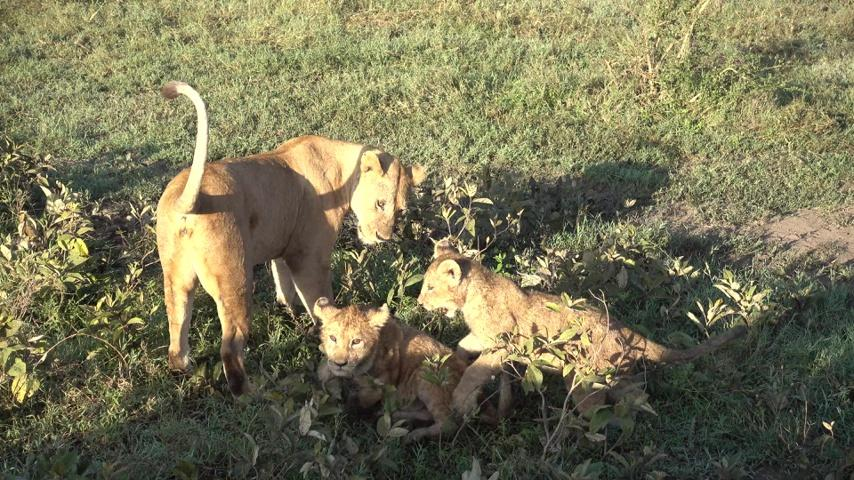
%> input picture img.jpg, 854 x 480 px
$ octave demo.m   (GNU Octave 9; MATLAB toolbox functions it lacks are replaced by stand-ins)
%> lines starting %> are read from the running program, lines starting %| are printed output that depends on the picture
### lucid_dream.m
function [im1, gt1, prev_mask1, im2, gt2, prev_mask2, Flow_B, Flow_F]= lucid_dream(img,gt, consequent_frames)
%   Input:
%    img - image
%    gt  - ground truth segmentation mask
%   Output:
%    im* - synthesized image (im1, im2)
%    gt* - synthesized mask (gt1, gt2)
%    prev_mask* - synthesized previous frame mask for im1, im2 (prev_mask1, prev_mask2)
%    Flow_B, Flow_F - backward and forward optical flow between im1 and im2
%    consequent_frames - 0: generate 1 new image, 1: generate a pair of
%    consequent frames with optical flow
%% inpainting
addpath(genpath('patch-inpainting'));
addpath(genpath('/patch-inpainting/CSH_code'));

%% blending
addpath(genpath('../PoissonEdiitng'));
%% --------------------


if size(img,3)<3
img=cat(3,img,img,img);
end
object_ids=unique(gt); object_ids(1)=[];

%% randomly choose objects to manipulate

  number_of_objects= randsample(numel(object_ids),1);
  possible_combinations = nchoosek(object_ids,number_of_objects);
  mask_object_ids=possible_combinations(randsample(size(possible_combinations,1),1),:);
  mask=double(gt).*double(ismember(gt,mask_object_ids)>0);

%% create inpainted background image
% random augmentation: flipping, illumination change

seg=gt;

% inpainting
  back_img=patch_inpaint(img,imdilate(gt,strel('disk',7)),0);

% paste other objects or not
  if  randsample(2,1)-1
     mask3=cat(3,mask,mask,mask);
     mask3 = imdilate(mask3,strel('disk',2));
     back_img(mask3==0)=img(mask3==0);
  else
      seg(mask==0)=0;
  end

seg_backgr=zeros(size(seg));
seg_backgr(mask==0)=seg(mask==0);

% random flipping
 if  randsample(2,1)-1
    back_img = fliplr(back_img);
    seg_backgr=fliplr(seg_backgr);
 end

% random illumination change
if  randsample(2,1)-1
 back_img=uint8(255*change_illumination(back_img));
end

mask_old=mask;

%% create img_1

if  randsample(2,1)-1 % transform, randomly place & blend
[new_seg, new_img] = spline_transform_multi(img, seg_backgr, mask_old); % transform
mask=double(new_seg).*double(ismember(new_seg,mask_object_ids)>0);
[new_img, new_seg] = blend_mask_multi(seg_backgr, new_img, back_img,mask); % place & blend
else % just randomly place & blend
[new_img, new_seg]=blend_mask_multi(seg_backgr, img, back_img, mask_old);
end
% standard augmentation: scale, rotate, flip, illumination change
[im_1,gt_1,bb_1]= augment_image_mask_illumination_deform_random_img_multi(new_img,new_seg);

im1=im_1;
gt1=uint8(gt_1);
prev_mask1=uint8(1*(bb_1));

if consequent_frames
%% create img_2

% need to decide what's foreground and background
number_of_objects= randsample(numel(object_ids),1);
possible_combinations = nchoosek(object_ids,number_of_objects);
mask_object_ids_fg=possible_combinations(randsample(size(possible_combinations,1),1),:);
mask_fg=double(gt_1).*double(ismember(gt_1,mask_object_ids_fg)>0);% objects to manipulate
mask_bg=double(gt_1).*double(mask_fg==0); % background objects

% inpainting for background img_1
back_img_1=patch_inpaint(im_1,imdilate(gt_1,strel('disk',7)),0);
% pasting background object
back_img_obj_1=back_img_1;
mask3=cat(3,mask_fg,mask_fg,mask_fg);
mask3 = imdilate(mask3,strel('disk',2));
back_img_obj_1(mask3==0)=im_1(mask3==0);

% imshow(im_1)
% figure(2)
% imshow(back_img_1)

% type of deformation
transf_id=randsample(3,1);
if transf_id < 3
% type of foreground transformation
fogr_id=randsample(3,1);
fogr_var=[1,1;1,0;0,1];
fogr=fogr_var(fogr_id,:);
end

if transf_id==1 % foreground and background transformation
[back_img_2, F_Flowb, B_Flowb, back_gt_2]= augment_background(back_img_obj_1, mask_bg,back_img_1); % transform background
[new_seg2, new_img2, new_bb2,  F_Flowf, B_Flowf ] =  augment_foreground(im_1, mask_fg, back_img_2,back_gt_2,fogr(1),fogr(2)); % augment foreground

% generate optical flow
mask_fg2=double(new_seg2).*double(ismember(new_seg2,mask_object_ids_fg)>0);
new_seg3f=cat(3, mask_fg2, mask_fg2);
Flow_B=B_Flowf.*(new_seg3f>0)+B_Flowb.*(new_seg3f<=0);
new_seg3f=cat(3, mask_fg, mask_fg);
Flow_F=F_Flowf.*(new_seg3f>0)+F_Flowb.*(new_seg3f<=0);

elseif transf_id==2 % just foreground transformation
[new_seg2, new_img2, new_bb2,  F_Flowf, B_Flowf ] =  augment_foreground(im_1, mask_fg, back_img_obj_1,mask_bg,fogr(1),fogr(2));
mask_fg2=double(new_seg2).*double(ismember(new_seg2,mask_object_ids_fg)>0);
new_seg3f=cat(3, mask_fg2, mask_fg2);
Flow_B=B_Flowf.*(new_seg3f>0);
new_seg3f=cat(3, mask_fg, mask_fg);
Flow_F=F_Flowf.*(new_seg3f>0);

elseif transf_id==3 % just background transformation
[back_img_2, F_Flowb, B_Flowb, back_gt_2] = augment_background(back_img_obj_1, mask_bg,back_img_1);
[new_seg2, new_img2, new_bb2] =  augment_foreground(im_1, mask_fg,back_img_2,back_gt_2,0,0);
Flow_B=B_Flowb;
Flow_F=F_Flowb;
end

im2=new_img2;
gt2=uint8(new_seg2);
prev_mask2=uint8(1*(new_bb2));
end

% [11 lines of commented-out code are left out]

end

### patch-inpainting/patch_inpaint.m
% I = PATCH_INPAINT(Iorg, Mask, verbose) inpaints an image
%
%   Iorg  -  original image
%   Mask  -  replacement mask; pixels where mask==1 will be inpainted
%
%   I     - inpainted image
function A = patch_inpaint(Aorg,Morg, verbose, sigma)

if nargin < 3
    verbose = true;
end
if nargin < 4
    sigma = 0.1;
end

if ~exist('CSH_nn.m','file')
    error('CSH_nn not found. Please download and add to path:  http://www.eng.tau.ac.il/~simonk/CSH/index.html');
end


LAB = @(I) applycform(I,makecform('srgb2lab'));
RGB = @(I) applycform(I,makecform('lab2srgb'));

Aorg = LAB(Aorg);

width = 8;
csh_iterations = 10;
k = 1;
calcBnn = 0;

diffthresh = 1;

% Also accept RGB masks, but only use first channel
if size(Morg,3) > 1
    Morg = Morg(:,:,1);
end

% Determinte starting scale
[m n rgb] = size(Aorg);
startscale = -ceil(log2(min(m,n))) + 5;
scale = 2^(startscale);

% Resize image to starting scale
A = imresize(Aorg,scale);
M = imresize(Morg,scale);
M(M>0)=1;
M3 = repmat(M,[1 1 3])==1;

% Random starting guess for inpainted image
[m n rgb] = size(A);
Rnd = uint8(255*rand(m,n,rgb));
A(M3) = Rnd(M3);

% Go through all scales
for logscale = startscale:0

    scale = 2^(logscale);

    % Maximum number of iterations on this scale;
    % oscillations are possible
    iterations = 50;

    if verbose
        fprintf('Scale = 2^%d\n',logscale);
    end

    for iter = 1:iterations
        if verbose
            fprintf('  Iteration %2d/%2d',iter,iterations);
            imshow(RGB(A));
            pause(0.001)
        end

        B = A;
        B(M3)=0;

        % Compute NN field
        CSH_ann = CSH_nn(A,B,width,csh_iterations,k,calcBnn,M);

        % Now be work in double precision
        A = double(A)./255;

        % Create new image by letting each patch vote
        R = zeros(size(A));
        Rcount = zeros(m,n);
        for i = 1:m
            for j = 1:n
                if M(i,j) == 1
                    if 1<=i && i+width-1<=m && 1<=j && j+width-1<=n
                        patch = A(i:i+width-1,j:j+width-1,:);
                        i2 = CSH_ann(i,j,2);
                        j2 = CSH_ann(i,j,1);
                        patch2 = A(i2:i2+width-1,j2:j2+width-1,:);

                        d = sum( (patch(:)-patch2(:)).^2 );
                        sim = exp( -d / (2*sigma^2) );

                        pi = i:i+width-1;
                        pj = j:j+width-1;
                        R(pi,pj,:) = R(pi,pj,:) + sim*patch2;
                        Rcount(pi,pj) = Rcount(pi,pj) + sim;
                    end
                end
            end
        end

        % Normalize and
        Rcount = repmat(Rcount,[1 1 3]);
        R(Rcount>0) = R(Rcount>0) ./ Rcount(Rcount>0);
        % Keep pixels outside mask
        R(~M3)=A(~M3);
        % Convert back to uint8
        Aprev = 255*A;
        A = uint8(255*R);

        if iter>1
            % Measure how much image has changed
            diff = sum( (double(A(:))-double(Aprev(:))).^2 ) / sum(M(:)>0);
            if verbose
                fprintf(' diff = %f\n',diff);
            end
            % Stop iterating if change is low
            if diff < diffthresh
                break;
            end
        elseif verbose
            fprintf('\n');
        end
    end

    %Upsample A for the next scale
    if logscale < 0
        Adata = imresize(Aorg,2*scale);
        [m n rgb] = size(Adata);
        A = imresize(A,[m n]);

        M = imresize(Morg,[m n]);
        M(M>0)=1;
        M3 = repmat(M,[1 1 3])==1;

        % Outside mask, A is equal to original image
        A(~M3) = Adata(~M3);
    end
end

A = RGB(A);

### demo.m
cd lucid_data_dreaming

addpath(genpath('src'));
%% inpainting
addpath(genpath('patch-inpainting'));
%% blending
addpath(genpath('PoissonEdiitng'));


img =imread('img.jpg');
%> img is the input picture: size 480x854x3 uint8; mean R, G, B 119.3, 115.8, 85.6
gt = imread('gt.png');
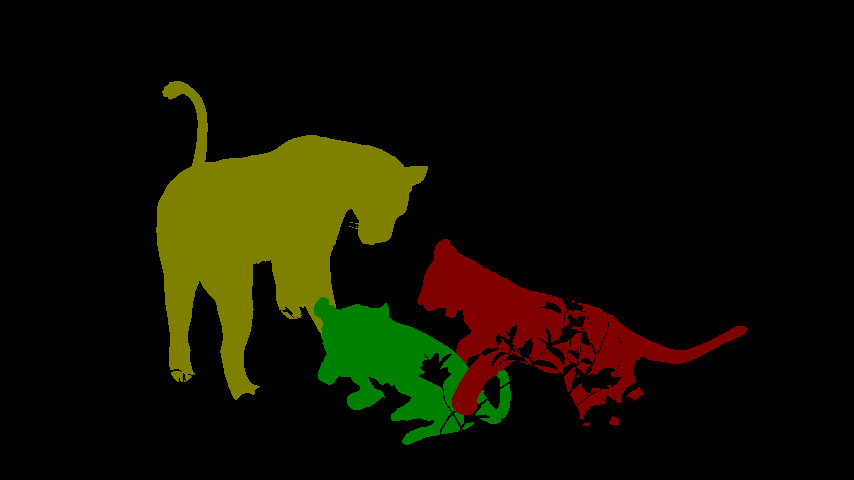
%> input picture gt.png, 854 x 480 px
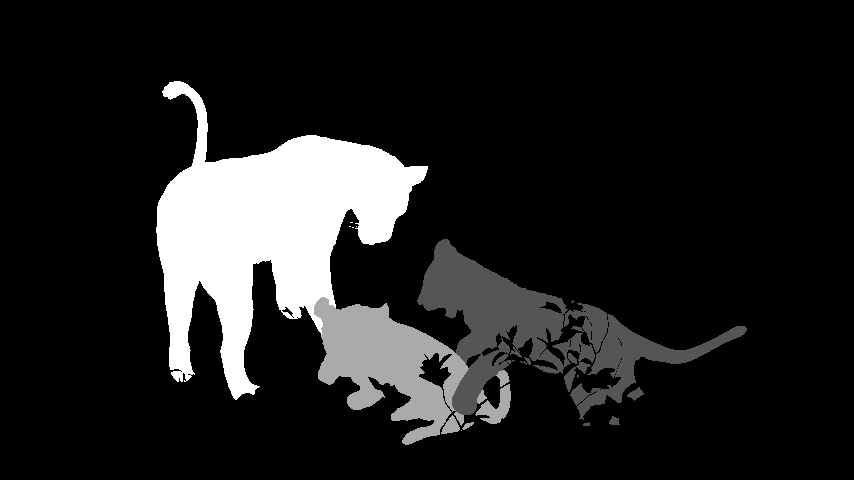
%> gt: size 480x854 uint8; min 0, max 3, mean 0.37; drawn with min black and max white

% generate a new synthetic image
[im1, gt1, prev_mask1]= lucid_dream(img,gt,0);
%> in lucid_dream, `object_ids=unique(gt)`: object_ids = [0; 1; 2; 3]
%> in lucid_dream, `number_of_objects= randsample(numel(object_ids),1);`: number_of_objects = 3
%> in lucid_dream, `possible_combinations = nchoosek(object_ids,number_of_objects);`: possible_combinations = [1 2 3]
%> in patch_inpaint, `Aorg = LAB(Aorg);`:
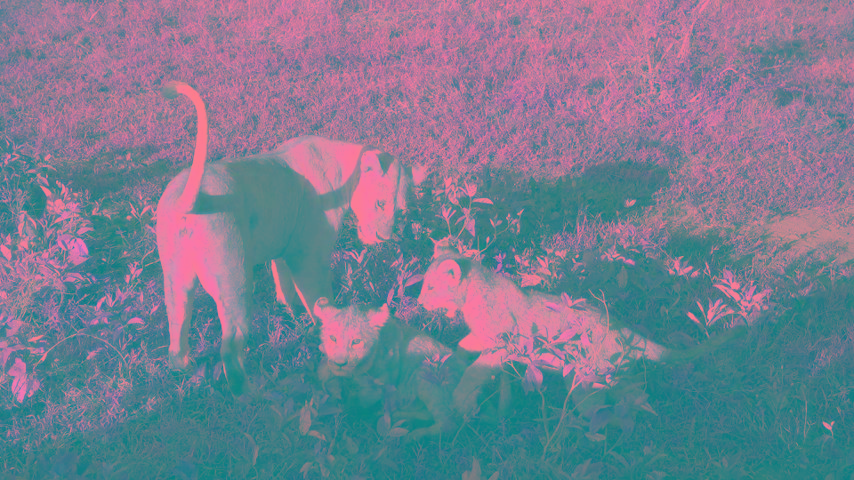
%> Aorg: size 480x854x3 uint8; mean R, G, B 120.9, 125.7, 144.7
%> in patch_inpaint, `A = imresize(Aorg,scale);`:
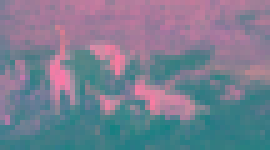
%> A: size 30x54x3 uint8 (shown 5 times larger); mean R, G, B 120.9, 125.7, 144.7
%> in patch_inpaint, `M = imresize(Morg,scale);`:
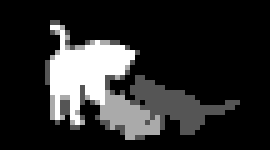
%> M: size 30x54 uint8 (shown 5 times larger); min 0, max 3, mean 0.494; drawn with min black and max white
%> the run ends on the next line
